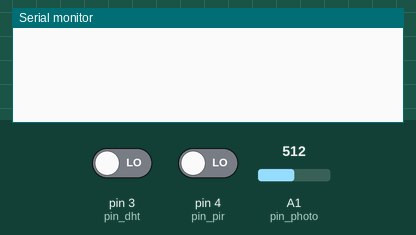
Recording of a sketch running on a simulated Arduino Uno, built with avr-gcc and run on an emulated ATmega328P. Shown: the last lines printed to the serial monitor. The test bench sets the inputs (shaded band); at power-on: pin 4 (pin_pir) LOW, A1 (pin_photo) = 512, pin 3 (pin_dht) LOW.

Above: at 4.2 s.
4.3 s: pin 4 (pin_pir) driven HIGH
At 5.9 s:
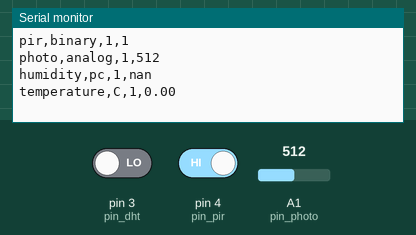
6.7 s: A1 (pin_photo) set to 716
At 8.0 s:
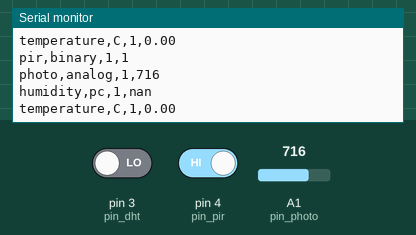
8.2 s: A1 (pin_photo) set to 900
At 10.2 s:
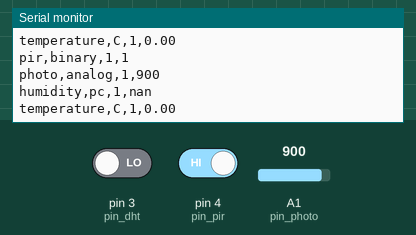
Timing chart, 0 to 11.7 s (numbered marks = the images above; inputs shaded):
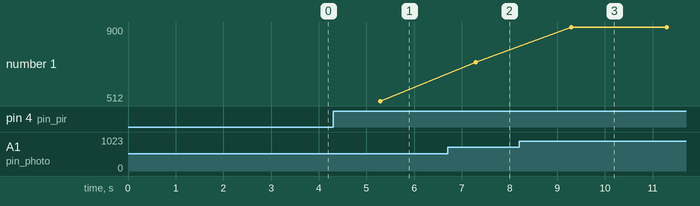

The sketch:

cubo_1_ver2.ino
```cpp
#include "DHT.h"
#include <Servo.h>

// cubo_sensor_gral.ino
#define dht_type DHT22
#define pin_dht 3
#define pin_pir 4
#define pin_photo 1

Servo myservo;

int photo;
float humid;
float temp;
int motion;
long tiempo_actual;
long tiempo_ultima;
long tiempo_pir;

DHT dht(pin_dht, dht_type);

void setup() {
	dht.begin();
	pinMode(pin_pir, INPUT);
	delay(3000);
	Serial.begin(9600);
	//myservo.attach(12);
	tiempo_ultima = millis();
    tiempo_actual = millis();
    tiempo_pir = millis();
}

void loop() {
	//delay(1000);
	motion = digitalRead(pin_pir);
	tiempo_actual = millis();
	if(motion==1){
    	if(tiempo_actual >= tiempo_pir + 2000){
      		tiempo_pir = millis();
      		tiempo_ultima = millis();
      		registrar_enviar();
    	}
  	}
  	if(tiempo_actual >= tiempo_ultima + 20000){
    	registrar_enviar();
    	tiempo_ultima = millis();
  	}
 }

void registrar_enviar() {
	motion = digitalRead(pin_pir);
	photo = analogRead(pin_photo);
	humid = dht.readHumidity();
 	temp  = dht.readTemperature();
 	//Serial.println("Lecturas: ");
 	Serial.print("pir,binary,1,");
 	Serial.println(motion);
 	Serial.print("photo,analog,1,");
 	Serial.println(photo);
 	Serial.print("humidity,pc,1,");
 	Serial.println(humid);
 	Serial.print("temperature,C,1,");
 	Serial.println(temp);
}
```

Measured:
- after the input at 4.3 s, the serial monitor: prints a new line after 0.97 s (image 1)
- after the input at 6.7 s, the serial monitor: prints a new line after 0.59 s (image 2)
- after the input at 8.2 s, the serial monitor: prints a new line after 1.1 s (image 3)
- plotted number 1: 512 → 716 after the input at 6.7 s, 716 → 900 after the input at 8.2 s
